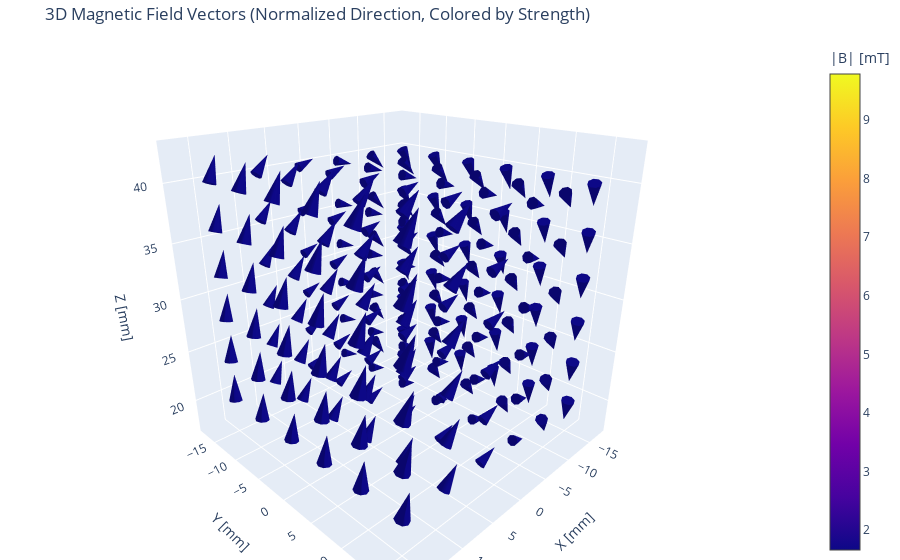

Source (notebook cell):
### Code cell
import numpy as np
import plotly.graph_objects as go

# Grid setup
grid_size = 6
xy_range = 0.015
z_vals = np.linspace(0.02, 0.04, grid_size)
x_vals = np.linspace(-xy_range, xy_range, grid_size)
y_vals = np.linspace(-xy_range, xy_range, grid_size)

X, Y, Z = np.meshgrid(x_vals, y_vals, z_vals)
positions = np.column_stack((X.ravel(), Y.ravel(), Z.ravel()))

# Compute magnetic field
B = system.getB(positions)
Bx, By, Bz = B[:, 0], B[:, 1], B[:, 2]
B_mag = np.linalg.norm(B, axis=1)

# Normalize vectors for direction only
B_unit = B / (B_mag[:, np.newaxis] + 1e-12)

# Scale cone sizes for visibility (e.g., based on mT)
scaled_strength = B_mag * 1e3  # convert T -> mT for intuitive sizing

# Set cone size reference (you can tweak this if arrows are too big/small)
sizeref = np.percentile(scaled_strength, 90) / 15

# Build figure
fig = go.Figure(data=go.Cone(
    x=positions[:, 0]*1000,  # mm
    y=positions[:, 1]*1000,
    z=positions[:, 2]*1000,
    u=B_unit[:, 0],
    v=B_unit[:, 1],
    w=B_unit[:, 2],
    colorbar_title="|B| [mT]",
    colorscale='Plasma',
    cmin=scaled_strength.min(),
    cmax=scaled_strength.max(),
    showscale=True,
    sizemode="scaled",
    sizeref=sizeref,
    anchor="tail",
    hovertext=[f"|B| = {m:.2f} mT" for m in scaled_strength],
    hoverinfo="text"
))

# Layout tweaks
fig.update_layout(
    title='3D Magnetic Field Vectors (Normalized Direction, Colored by Strength)',
    scene=dict(
        xaxis_title='X [mm]',
        yaxis_title='Y [mm]',
        zaxis_title='Z [mm]',
        aspectmode='cube',
        camera=dict(eye=dict(x=1.3, y=1.3, z=0.8))
    ),
    margin=dict(l=0, r=0, t=40, b=0)
)

fig.show()

### Figure 1 — Plotly figure (JSON) as saved in the notebook; plotly's stock layout.template omitted (floating-point values rounded to 4 significant figures; data arrays with more than 128 entries replaced by an {"elided": "..."} marker saying what was removed)
{"data": [{"anchor": "tail", "cmax": 9.787, "cmin": 1.661, "colorbar": {"title": {"text": "|B| [mT]"}}, "colorscale": [[0, "#0d0887"], [0.1111, "#46039f"], [0.2222, "#7201a8"], [0.3333, "#9c179e"], [0.4444, "#bd3786"], [0.5556, "#d8576b"], [0.6667, "#ed7953"], [0.7778, "#fb9f3a"], [0.8889, "#fdca26"], [1, "#f0f921"]], "hoverinfo": "text", "hovertext": {"elided": "216 str values"}, "showscale": true, "sizemode": "scaled", "sizeref": 0.6177, "type": "cone", "u": {"elided": "216 float values"}, "v": {"elided": "216 float values"}, "w": {"elided": "216 float values"}, "x": {"elided": "216 float values"}, "y": {"elided": "216 float values"}, "z": {"elided": "216 float values"}}], "layout": {"margin": {"b": 0, "l": 0, "r": 0, "t": 40}, "scene": {"aspectmode": "cube", "camera": {"eye": {"x": 1.3, "y": 1.3, "z": 0.8}}, "xaxis": {"title": {"text": "X [mm]"}}, "yaxis": {"title": {"text": "Y [mm]"}}, "zaxis": {"title": {"text": "Z [mm]"}}}, "title": {"text": "3D Magnetic Field Vectors (Normalized Direction, Colored by Strength)"}}}
